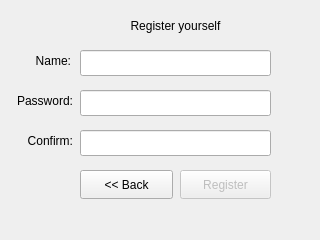
<?xml version="1.0" encoding="UTF-8"?>
<ui version="4.0">
 <class>reg_window</class>
 <widget class="QDialog" name="reg_window">
  <property name="geometry">
   <rect>
    <x>0</x>
    <y>0</y>
    <width>320</width>
    <height>240</height>
   </rect>
  </property>
  <property name="windowTitle">
   <string>Dialog</string>
  </property>
  <widget class="QLabel" name="label">
   <property name="geometry">
    <rect>
     <x>80</x>
     <y>10</y>
     <width>191</width>
     <height>31</height>
    </rect>
   </property>
   <property name="text">
    <string>Register yourself</string>
   </property>
   <property name="alignment">
    <set>Qt::AlignCenter</set>
   </property>
  </widget>
  <widget class="QPushButton" name="buttonRegister">
   <property name="enabled">
    <bool>false</bool>
   </property>
   <property name="geometry">
    <rect>
     <x>180</x>
     <y>170</y>
     <width>91</width>
     <height>29</height>
    </rect>
   </property>
   <property name="text">
    <string>Register</string>
   </property>
   <property name="autoDefault">
    <bool>true</bool>
   </property>
   <property name="default">
    <bool>false</bool>
   </property>
   <property name="flat">
    <bool>false</bool>
   </property>
  </widget>
  <widget class="QLineEdit" name="lineEditName">
   <property name="geometry">
    <rect>
     <x>80</x>
     <y>50</y>
     <width>191</width>
     <height>26</height>
    </rect>
   </property>
  </widget>
  <widget class="QLineEdit" name="lineEditPassword">
   <property name="geometry">
    <rect>
     <x>80</x>
     <y>90</y>
     <width>191</width>
     <height>26</height>
    </rect>
   </property>
  </widget>
  <widget class="QLineEdit" name="lineEditConfirm">
   <property name="geometry">
    <rect>
     <x>80</x>
     <y>130</y>
     <width>191</width>
     <height>26</height>
    </rect>
   </property>
  </widget>
  <widget class="QLabel" name="label_2">
   <property name="geometry">
    <rect>
     <x>10</x>
     <y>50</y>
     <width>61</width>
     <height>21</height>
    </rect>
   </property>
   <property name="text">
    <string>Name:</string>
   </property>
   <property name="alignment">
    <set>Qt::AlignRight|Qt::AlignTrailing|Qt::AlignVCenter</set>
   </property>
  </widget>
  <widget class="QLabel" name="label_3">
   <property name="geometry">
    <rect>
     <x>10</x>
     <y>90</y>
     <width>63</width>
     <height>21</height>
    </rect>
   </property>
   <property name="text">
    <string>Password:</string>
   </property>
   <property name="alignment">
    <set>Qt::AlignRight|Qt::AlignTrailing|Qt::AlignVCenter</set>
   </property>
  </widget>
  <widget class="QLabel" name="label_4">
   <property name="geometry">
    <rect>
     <x>10</x>
     <y>130</y>
     <width>63</width>
     <height>21</height>
    </rect>
   </property>
   <property name="text">
    <string>Confirm:</string>
   </property>
   <property name="alignment">
    <set>Qt::AlignRight|Qt::AlignTrailing|Qt::AlignVCenter</set>
   </property>
  </widget>
  <widget class="QPushButton" name="buttonBack">
   <property name="geometry">
    <rect>
     <x>80</x>
     <y>170</y>
     <width>93</width>
     <height>29</height>
    </rect>
   </property>
   <property name="text">
    <string>&lt;&lt; Back</string>
   </property>
  </widget>
 </widget>
 <resources/>
 <connections/>
</ui>
